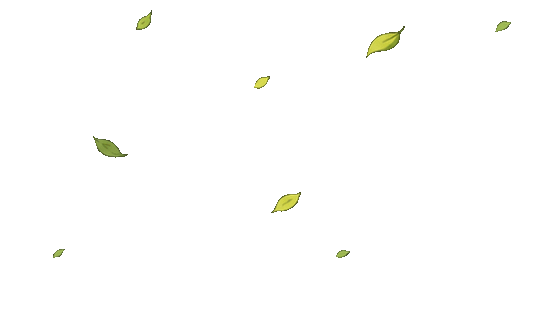
#> input picture sound/sound/ui/작은 잎사귀의 산들바람 애니메이션.gif, 555 x 311 px, found by its file name
$ python prepare_leaves.py
#> lines starting #> are read from the running program, lines starting #| are printed output that depends on the picture
"""Antialias the supplied GIF into a padded, high-resolution title atlas."""
import json
from pathlib import Path
from PIL import Image

ROOT = Path(__file__).resolve().parent.parent
FRAME_SIZE = (2304, 1296)
COLUMNS = 3
PADDING = 4


def main():
    source = ROOT / 'image/ui/작은 잎사귀의 산들바람 애니메이션.gif'
    gif = Image.open(source)
#> gif is the input picture: PIL image 555x311 P; mean R, G, B, A 159.9, 180.9, 99.7, 2.5
    source_width, source_height = gif.size
#> source_width = 555; source_height = 311
    width, height = FRAME_SIZE
    stride_x, stride_y = width + 2 * PADDING, height + 2 * PADDING
    rows = (gif.n_frames + COLUMNS - 1) // COLUMNS
#> rows = 3
    sheet = Image.new('RGBA', (stride_x * COLUMNS, stride_y * rows))
#> sheet: PIL image 6936x3912 RGBA; every value is 0
    durations = []
    for index in range(gif.n_frames):
        gif.seek(index)
        # Pillow resamples RGBA in premultiplied-alpha space, avoiding colored
        # fringes at transparent leaf edges. Keep the original shapes and timing.
        frame = gif.convert('RGBA').resize(FRAME_SIZE, Image.Resampling.LANCZOS)
        column, row = index % COLUMNS, index // COLUMNS
        sheet.paste(frame, (column * stride_x + PADDING, row * stride_y + PADDING))
        durations.append(gif.info.get('duration', 160) / 1000)
#> this loop made 9 passes
#> pass 2, in main, `frame = gif.convert('RGBA').resize(FRAME_SIZE, Image.Resampling.LANCZOS)`:
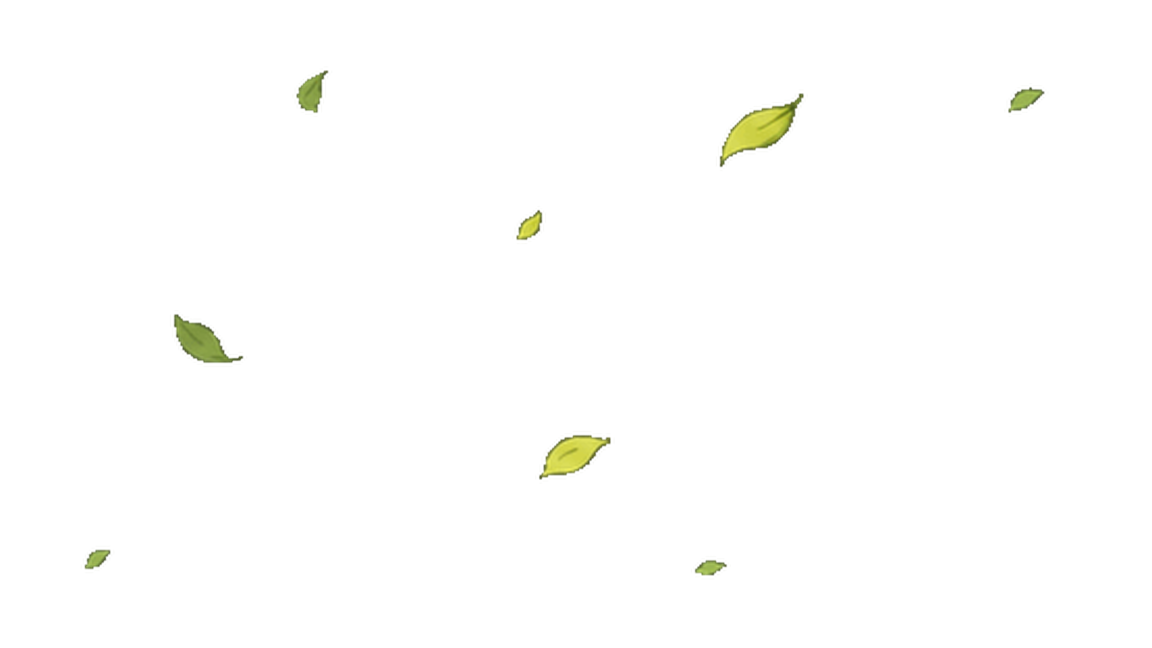
#> frame: PIL image 2304x1296 RGBA (shown at 1/2 size); mean R, G, B, A 2, 2.2, 0.9, 2.7; transparent parts drawn white
#> pass 3, in main, `frame = gif.convert('RGBA').resize(FRAME_SIZE, Image.Resampling.LANCZOS)`:
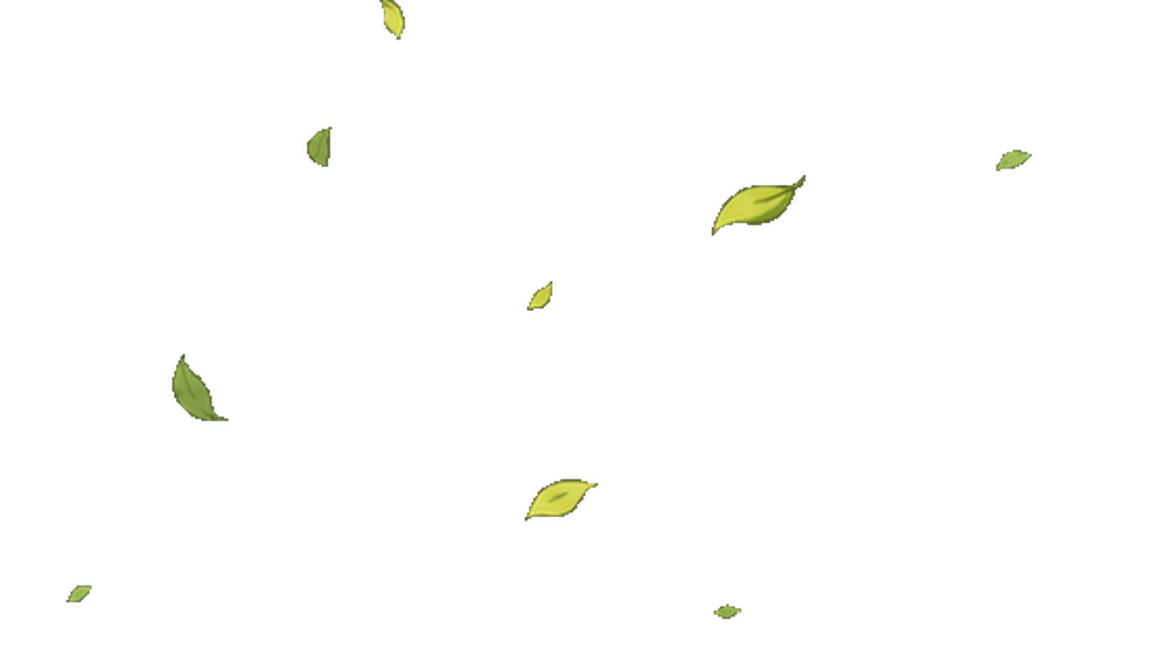
#> frame: PIL image 2304x1296 RGBA (shown at 1/2 size); mean R, G, B, A 2.2, 2.4, 0.9, 2.9; transparent parts drawn white
#> after the loop:
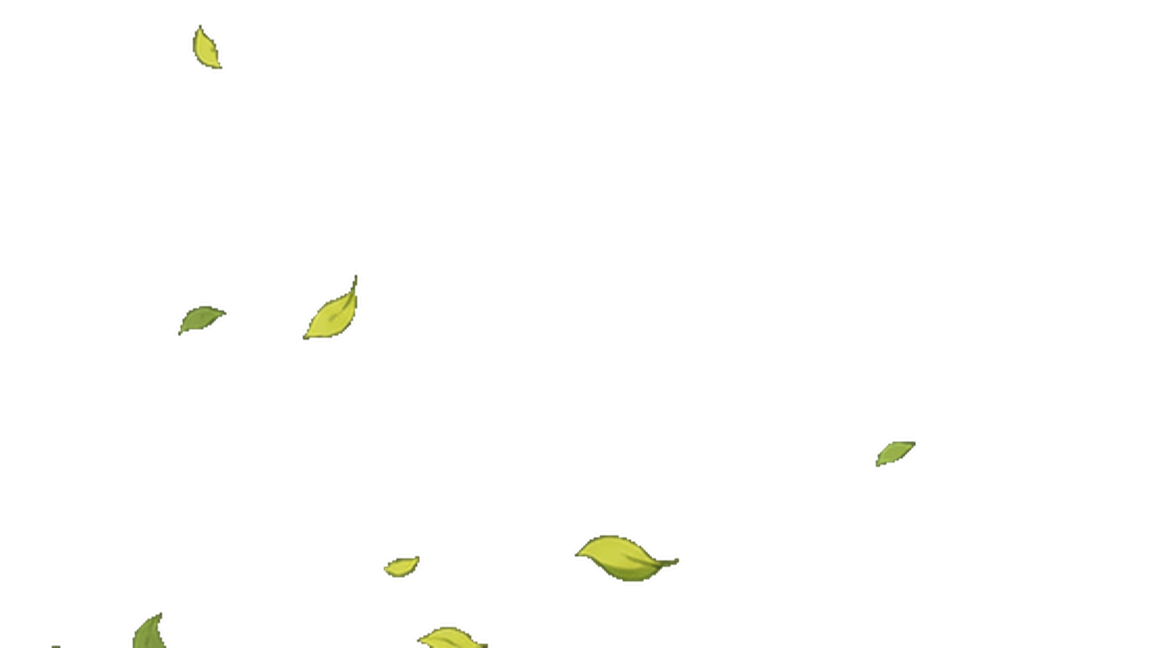
#> frame: PIL image 2304x1296 RGBA (shown at 1/2 size); mean R, G, B, A 2.2, 2.3, 0.9, 2.8; transparent parts drawn white
#> after the loop:
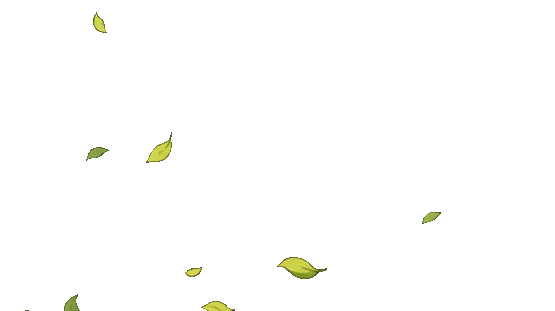
#> gif: PIL image 555x311 RGBA; mean R, G, B, A 160, 180.9, 99.6, 2.8; transparent parts drawn white
#> after the loop:
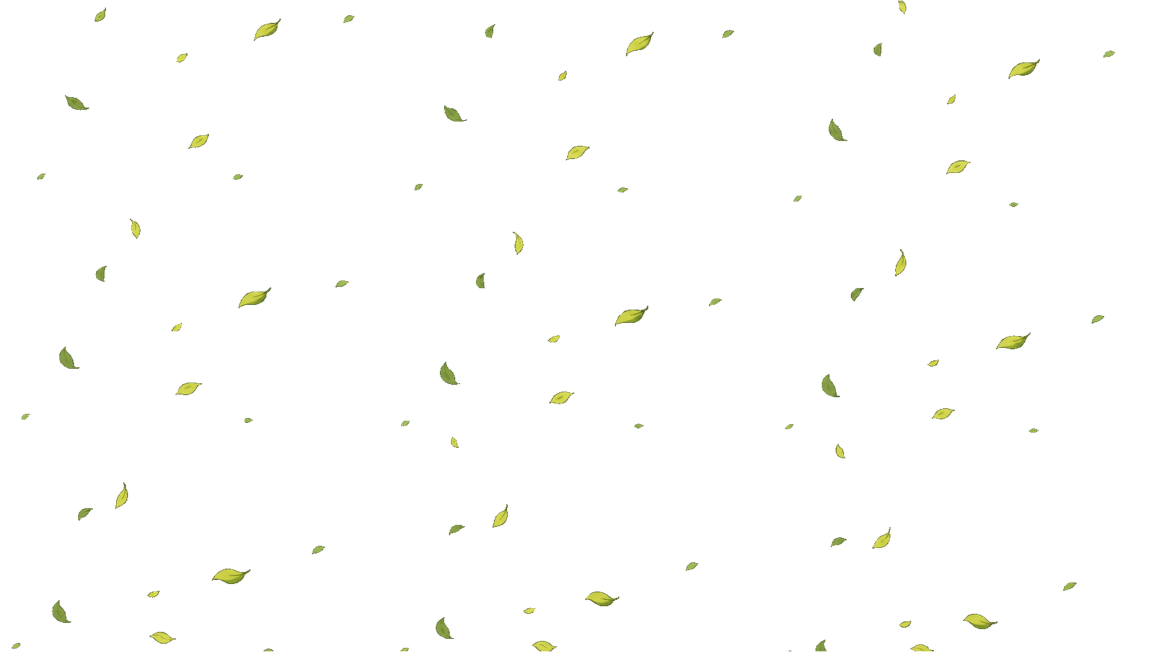
#> sheet: PIL image 6936x3912 RGBA (shown at 1/6 size); mean R, G, B, A 2.3, 2.5, 0.9, 3; transparent parts drawn white
#> after the loop, durations = [0.16, 0.16, 0.16, 0.16, 0.16, 0.16, 0.16, 0.16, 0.16]
    folder = ROOT / 'image/background/leaves'
    folder.mkdir(exist_ok=True)
    sheet.save(folder / 'leaves.png')
    (folder / 'leaves.json').write_text(json.dumps(
        {'width': width, 'height': height, 'columns': COLUMNS, 'padding': PADDING,
         'source_width': source_width, 'source_height': source_height,
         'durations': durations}), encoding='utf-8')


if __name__ == '__main__':
    main()
